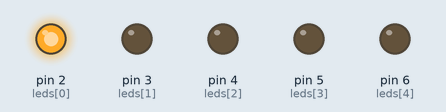
The sketch below on a simulated Arduino Uno, built with avr-gcc and run on an emulated ATmega328P. On the bench: output pins drawn as LEDs (lit = HIGH).

Above: at 0.07 s.
At 0.67 s:
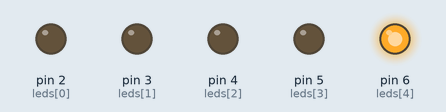
At 1.42 s:
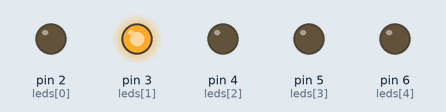
At 2.02 s:
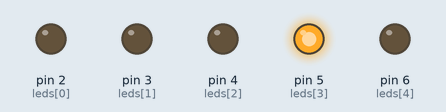
At 2.77 s:
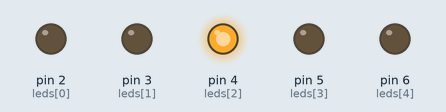
Timing chart, 0 to 3.1 s (numbered marks = the images above):
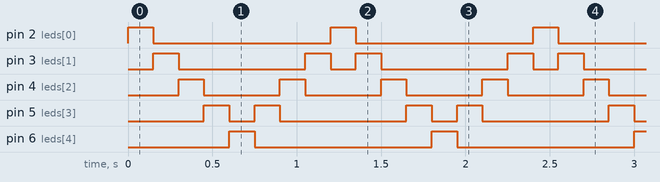

The sketch:

scanner.ino
```cpp
// LED Scanner
//forward and reverse simulataneously i.e back-and-forth
// LEDs: D2, D3, D4, D5, D6

int leds[] = {2, 3, 4, 5, 6};
int ledCount = 5;
int delayTime = 150;

void setup() {
  for (int i = 0; i < ledCount; i++) {
    pinMode(leds[i], OUTPUT);
  }
}

void loop() {

  // Forward
  for (int i = 0; i < ledCount; i++) {
    digitalWrite(leds[i], HIGH);
    delay(delayTime);
    digitalWrite(leds[i], LOW);
  }

  // Reverse
  for (int i = ledCount - 2; i > 0; i--) {
    digitalWrite(leds[i], HIGH);
    delay(delayTime);
    digitalWrite(leds[i], LOW);
  }
}
```

Measured:
- by itself, pin 2 (leds[0]), pin 6 (leds[4]): alternates HIGH for 0.15 s and LOW for 1.1 s
- by itself, pin 3 (leds[1]): repeats every 1.2 s: LOW 0.75 s, HIGH 0.15 s, LOW 0.15 s, HIGH 0.15 s
- by itself, pin 4 (leds[2]): alternates HIGH for 0.15 s and LOW for 0.45 s
- by itself, pin 5 (leds[3]): repeats every 1.2 s: LOW 0.15 s, HIGH 0.15 s, LOW 0.75 s, HIGH 0.15 s
